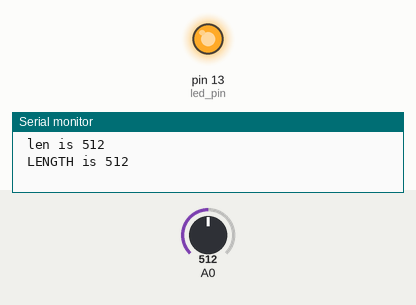
Simulated run of this sketch. Board: Arduino Uno, built with avr-gcc and run on an emulated ATmega328P. Parts: output pins drawn as LEDs (lit = HIGH), the last lines printed to the serial monitor. Inputs (shaded band) come from the test bench; at power-on: A0 = 512.

Above: at 0.2 s.
At 1.2 s:
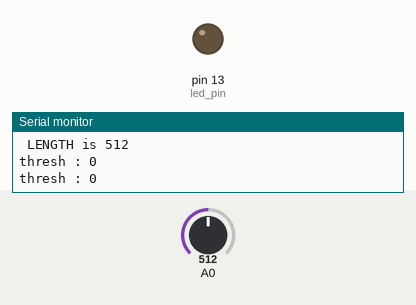
1.3 s: A0 set to 557
2.8 s: A0 set to 590
Timing chart, 0 to 5.8 s (numbered marks = the images above; inputs shaded):
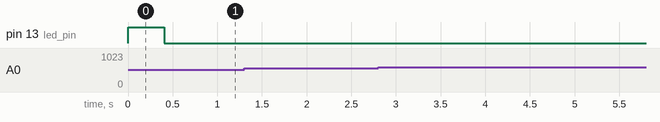

The sketch:

dsp_freq_3.ino
```cpp
/*  Muhahahaa
 *
 */

#include "Arduino.h"
#include "Cnotes.h"

#define LENGTH 512

#define TRUE     1
#define FALSE    0

#define   SET(port, pin)    port |= (1<<pin)
#define   CLEAR(port, pin)    port &= ~(1<<pin)

#define VREF    3.3

#define led_pin   5
#define led_port  PORTB
#define led_set   DDRB

#define adc_pin   0


float get_volt(int adc){
  return ( ( VREF * adc ) / 255 );     }

float get_adc(float v){
  return ( ( v * 255) / VREF );        }


// HW pin D-6
// arduino pin dig 6


/* *** Function declarations          */
void ADC_channel_select( int ch);
void ADC_Setup( );
int ADC_read( int Pin );
void ADC_start_conversion(  );
void ADC_Enable();
void ADC_Disable();
void cereal(String Msg, int Var);
void cereaf(String Msg, float Var);


// #################################


byte rawData[LENGTH];
int count;

// Sample Frequency in kHz
const float sample_freq = 62100;

int len = sizeof(rawData);
int i,k;
long sum, sum_old;
int thresh = 0;
float freq_per = 0;
byte pd_state = 0;


void setup(){
  //
  // led_pin
  // adc_pin

  // Set LED as output
  SET(led_set, led_pin);
  SET(led_port, led_pin);

  //   -  ADC 1
  ADC_Setup();

  ADC_channel_select( adc_pin );

  ADC_Enable();

  count = 0;

  Serial.begin(115200);
  //Serial.println("Setup complete");

  cereal("\n len is ", len);
  cereal("\n LENGTH is ", LENGTH);

}


int period;
long start_sampl;

void loop(){

  if (count < LENGTH) {
    // collest 512 samples for AutoCorrel.
    rawData[count] = ADC_readpin();    //analogRead(A0)>>2;
    count++;
  }
  else {
    //start_sampl = micros() -start_sampl;
    //cereal("\ntime: ", start_sampl);

    // Evaluate Samples
    sum = 0;
    pd_state = 0;
    period = 0;
    //Serial.print("\n correl \t");

    for(i=0; i < LENGTH; i++)
    {
      // Autocorrelation
      sum_old = sum;
      sum = 0;
      for(k=0; k < len-i; k++) sum += (rawData[k]-128)*(rawData[k+i]-128)/256;
      //cereal("\n sum : ", sum);
      //cereal("\n pd state : ", pd_state);

      // Peak Detect State Machine
      if (pd_state == 2 && (sum-sum_old) <=0)
      {
        period = i;
        pd_state = 3;
      }
      if (pd_state == 1 && (sum > thresh) && (sum-sum_old) > 0) pd_state = 2;
      if (!i) {
        thresh = sum * 0.5;
        pd_state = 1;
      }
    }
    //for(i=0; i < len; i++) Serial.println(rawData[i]);


    if (thresh >66) {  //thresh. magnitude for detected frequency
      //SET(led_port, led_pin);      // Blink LED when detecting note

      freq_per = sample_freq/period;
      //Serial.println(freq_per);
      cereaf("\n\tperiod : ", period);

      cereaf("\tfreq : ", freq_per);
      Serial.print("\t");
      Serial.print(freq_note(freq_per));
    }
    else
    {
      cereal("\nthresh : ", thresh);
      CLEAR(led_port, led_pin);    // Else Off
    }

    count = 0;
    //start_sampl = micros();
  }

}    /// ##### #  #  # E o loop


/*    ###################  Functions  ################
 *    #
 *    #
 */


void ADC_start_conversion( ){

  //ADC_channel_select( Pin );

  // Set Start-Conversion-Bit
  // ADSC,   bit 6
  SET(ADCSRA, 6);

}

int ADC_readpin( ){

  uint8_t adc;

  // If not enabled, >> Enable!
  //if( !(ADCSRA & (1<<7) ) )
  //  ADC_Enable();

  // Start conversion
  ADC_start_conversion( );

  // Check ADIF
  // Interrupt Flag,  bit 4
  while( ADCSRA &(1<<6) )
    {           }

  //Serial.println(ADCH);

  adc = ADCH;
  //print_binary(adc);

  return adc;
}


int ADC_read( int Pin ){

  int adc;

  // If not enabled, >> Enable!
  //if( !(ADCSRA & (1<<7) ) )
  //  ADC_Enable();

  // Select correct channel through MUX
  ADC_channel_select( Pin );

  // Start conversion
  ADC_start_conversion( );

  // Check ADIF
  // Interrupt Flag,  bit 4
  while( ADCSRA &(1<<6) )
    {           }

  //Serial.println(ADCH);

  adc = ADCH;
  //print_binary(adc);

  return adc;
}


void ADC_Setup( ){
    /*   AREF :
    *    ADMUX - Pin 0 to 3
    *   7        6
    *   REFS1    REFS0     **********
    *   0        0         AREF - pin
    *   0        1         Vcc  3.3 / 5V
    *   1        1         Internal 1.1V
    */
    // AREF = Vcc   ( 3 / 5 V )
    CLEAR(ADMUX, 6);
    CLEAR(ADMUX, 7);

    /*   Left ADJUST
    *     ADLAR = 1
    *   Puts highest 8 Bits into ADCH
    *   lowest two bits into ADCL
    *     ADLAR = 0
    *   puts lowest 8 bits into ADCL
    */
    //ADMUX |= (1<<5);
    SET(ADMUX, 5);

    /*  Auto Trigger
     *  ADATE
     *  Disable with 0
     */
    CLEAR(ADCSRA, 5);

    /*  Interrupt enable
     *  to disable, clear ADIE
     */
    CLEAR(ADCSRA, 3);

    /* ADC clock prescalar
     *  ADPS 2  1   0
     *       0  0   0   div by 2
     *       0  0   1   div by 2
     *       0  1   0   div by 4
     *       0  1   1   div by 8
     *    MCU = 16MHz
     *    Target frequ between 100 & 200 kHz
     *    >> i Chose 64 =  1 1 0
     *    >> 16 MHz / 64 = 250 kHz
     */
    // >> ADC at 4 MHz
    SET(ADCSRA, 0);
    CLEAR(ADCSRA, 1);
    CLEAR(ADCSRA, 2);

    //ADC_Enable();

} // Eo setup_ADC( )


void ADC_Enable(){
    /*    Enable ADC
     *    set ADEN in reg ADCSRA
     */
    SET(ADCSRA, 7);
}

void ADC_Disable(){

    /*    Disable ADC
     *    clear ADEN in reg ADCSRA
     */
    CLEAR(ADCSRA, 7);
}


void ADC_channel_select( int ch){
   /* MUX Channel selection
    *  ADMUX reg,  bits 0 to 3:
    *  MUX 3 2 1 0
    *      0 0 0 0    ADC0
    *      0 0 0 1    ADC1
    *      0 0 1 0    ADC2
    *      ....
    *      1 0 0 0    ADC8
    */

    if(ch & 0x01)
      SET(ADMUX, 0);
    else
      CLEAR(ADMUX, 0);

    if(ch & 0x02)
      SET(ADMUX, 1);
    else
      CLEAR(ADMUX, 1);

    if(ch & 0x04)
      SET(ADMUX, 2);
    else
      CLEAR(ADMUX, 2);

    if(ch & 0x08)
      SET(ADMUX, 3);
    else
      CLEAR(ADMUX, 3);

} // Eo ADC channel select


void cereal(String Msg, int Var){
  Serial.print(Msg);
  Serial.print(Var);
}

void cereaf(String Msg, float Var){
  Serial.print(Msg);
  Serial.print(Var);
}


void print_binary( int Num){
  for(int i=7; i>=0; i--){
    if( Num & (1<<i) )
      Serial.print('1');
     else
      Serial.print('0');
  }

}

String freq_note( float freq){
   String note="";
   if( (freq > B2t) &&  (freq < B4t) )
   {
      if(freq<C3t)
        note="C3";
      else if(freq<Cis3t)
        note="Cis3";
      else if(freq<D3t)
        note="D3";
      else if(freq<Dis3t)
        note="Dis3";
      else if(freq<E3t)
        note="E3";
      else if(freq<F3t)
        note="F3";
      else if(freq<Fis3t)
        note="Fis3";
      else if(freq<G3t)
        note="G3";
      else if(freq<Gis3t)
        note="Gis3";
      else if(freq<A3t)
        note="A3";
      else if(freq<Ais3t)
        note="Ais3";
      else if(freq<B3t)
        note="B3";
      else
        if(freq<C4t)
        note="C4";
      else if(freq<Cis4t)
        note="Cis4";
      else if(freq<D4t)
        note="D4";
      else if(freq<Dis4t)
        note="Dis4";
      else if(freq<E4t)
        note="E4";
      else if(freq<F4t)
        note="F4";
      else if(freq<Fis4t)
        note="Fis4";
      else if(freq<G4t)
        note="G4";
      else if(freq<Gis4t)
        note="Gis4";
      else if(freq<A4t)
        note="A4";
      else if(freq<Ais4t)
        note="Ais4";
      else if(freq<B4t)
        note="B4";
   }  // if in range

   if(note!="\0")
     SET(led_port, led_pin);
   else
     CLEAR(led_port,led_pin);

   return note;
}
```

Cnotes.h
```cpp
  #define B2t     127.2
#define C3      130.8
  #define C3t     134.7
#define Cis3    138.6
  #define Cis3t   142.7
#define D3      146.8
  #define D3t     151.1
#define Dis3    155.5
  #define Dis3t   160.1
#define E3	164.8
  #define E3t     167.7
#define F3	174.6
  #define F3t     179.8
#define Fis3	185
  #define Fis3t   190.5
#define G3	196
  #define G3t     201.8
#define Gis3	207.6
  #define Gis3t    213.8
#define A3	220
  #define A3t    226.5
#define Ais3	233
  #define Ais3t  239.8
#define B3	246.9
  #define B3t    254.2

#define C4	261.6
  #define C4t    269.4
#define Cis4	277.2
  #define Cis4t   275.4
#define D4	293.6
  #define D4t     211.5
#define Dis4	311.1
  #define Dis4t   320.3
#define E4	329.6
  #define E4t     339.4
#define F4	349.2
  #define F4t     359.6
#define Fis4	370
  #define Fis4t   381
#define G4	392
  #define G4t     403.7
#define Gis4	415.3
  #define Gis4t   428.6
#define A4	440
  #define A4t     453
#define Ais4	466.1
  #define Ais4t   480
#define B4	493.9
  #define B4t     508.5
```
